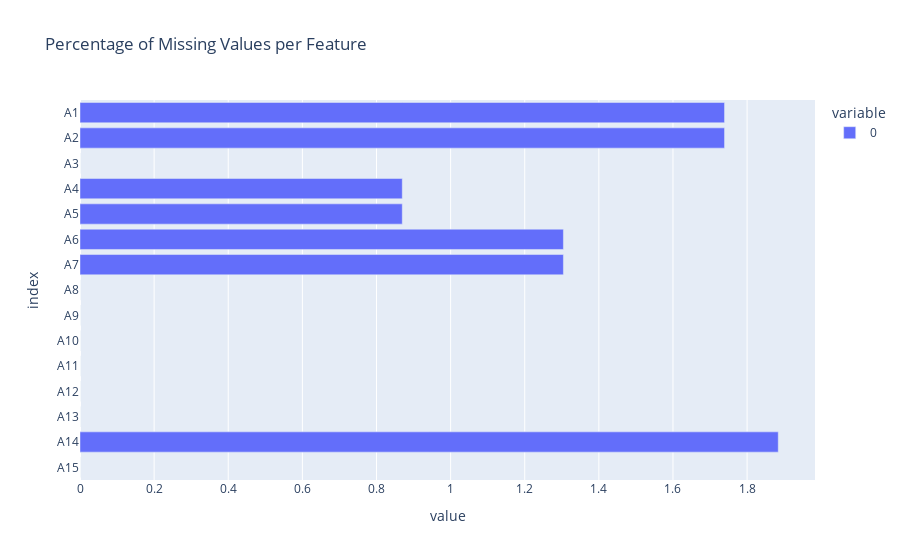

The code cell stored with this chart in its notebook:
### Code cell
missing_data = X.isnull().mean() * 100
fig = px.bar(missing_data, orientation='h', title='Percentage of Missing Values per Feature')
fig.show()

### Figure 1 — Plotly figure (JSON) as saved in the notebook; plotly's stock layout.template omitted (floating-point values rounded to 4 significant figures)
{"data": [{"alignmentgroup": "True", "hovertemplate": "variable=0<br>value=%{x}<br>index=%{y}<extra></extra>", "legendgroup": "0", "marker": {"color": "#636efa", "pattern": {"shape": ""}}, "name": "0", "offsetgroup": "0", "orientation": "h", "showlegend": true, "textposition": "auto", "type": "bar", "x": [0, 1.884, 0, 0, 0, 0, 0, 0, 1.304, 1.304, 0.8696, 0.8696, 0, 1.739, 1.739], "xaxis": "x", "y": ["A15", "A14", "A13", "A12", "A11", "A10", "A9", "A8", "A7", "A6", "A5", "A4", "A3", "A2", "A1"], "yaxis": "y"}], "layout": {"barmode": "relative", "legend": {"title": {"text": "variable"}, "tracegroupgap": 0}, "title": {"text": "Percentage of Missing Values per Feature"}, "xaxis": {"anchor": "y", "domain": [0, 1], "title": {"text": "value"}}, "yaxis": {"anchor": "x", "domain": [0, 1], "title": {"text": "index"}}}}
